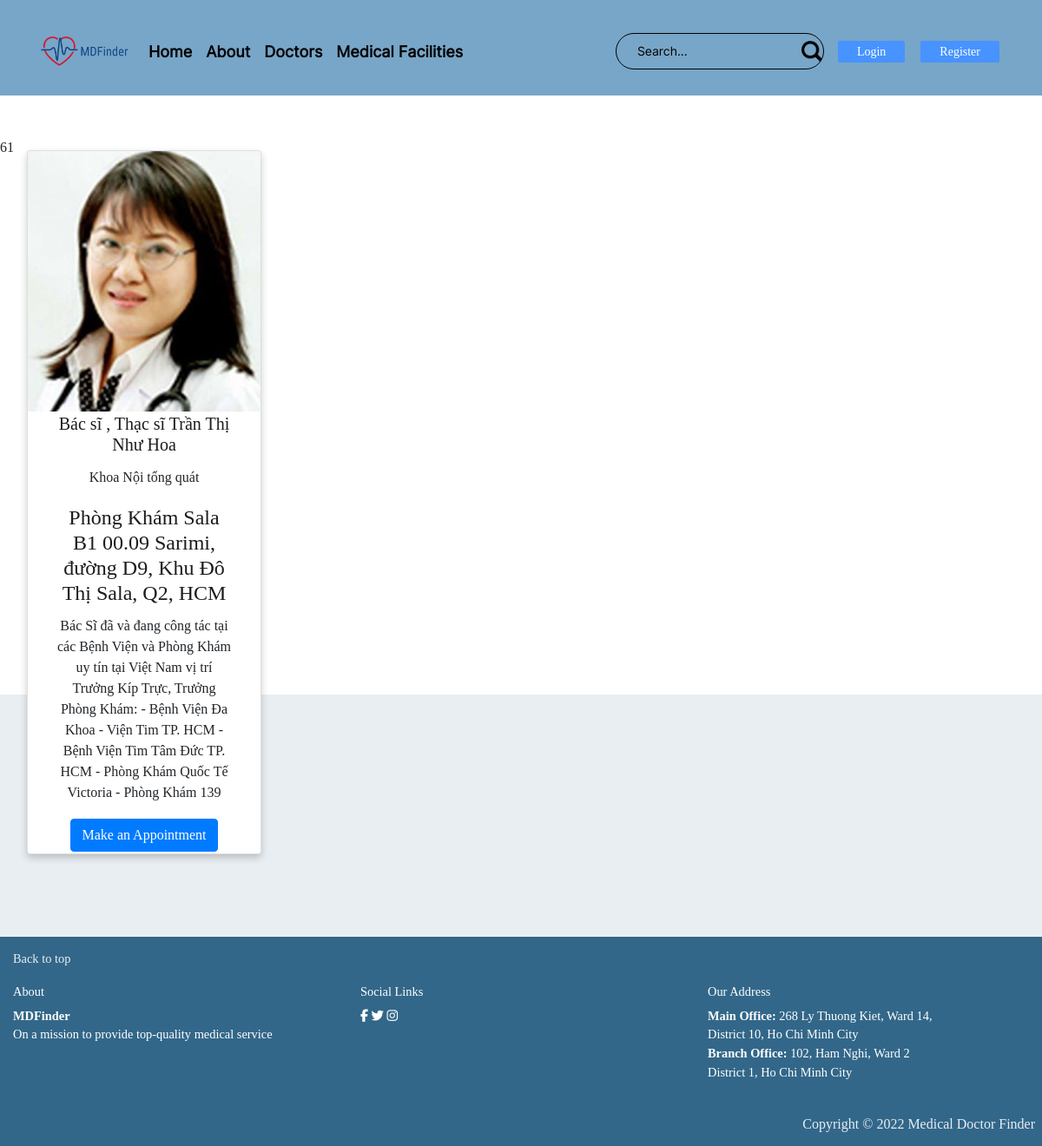
The app's page /index.php?page=doctor-profile&md_id=61 with its own data.
### tables this page shows
CREATE TABLE `doctor` (
  `md_id` int(32) NOT NULL,
  `md_name` varchar(41) DEFAULT NULL,
  `md_dept` varchar(50) DEFAULT NULL,
  `md_clinic` varchar(600) DEFAULT NULL,
  `md_address` varchar(100) DEFAULT NULL,
  `md_photo` varchar(100) DEFAULT NULL,
  `md_desc` varchar(1300) DEFAULT NULL,
  `md_degree` varchar(500) DEFAULT NULL,
  `user_id` int(32) DEFAULT NULL
);

### libs/cards_display.php (the view, shortened to what this page needs)
<?php
function md_profile($md_id, $md_name, $md_dept, $md_photo, $md_clinic, $md_address, $md_desc, $md_degree){
    $element="
    <div class=\"col-md-3 col-sm-6 col-xs-12\">
                        <div class=\"card\">
                            <img src=\"$md_photo\" class=\"card-img\" alt=\"\">
                            <div class=\"card-container\">
                                <h5 class=\"card-title\">$md_name</h5>
                                <p class=\"card-text\">Khoa $md_dept</p>
                                <h4 class=\"card-text\">$md_clinic</h4>
                                <p class=\"card-text\">$md_desc</p>
                                <a href=\"?page=make-appointment&md_id=$md_id\" class=\"btn btn-primary\">Make an Appointment</a>
                            </div>
                        </div>
                    </div>";
    echo $element;
}
?>

### views/doctor-profile.php (shortened to what this page needs)
<?php
require('libs/cards_display.php');
require('libs/database/databaseimplement.php');
$database = new DatabaseClass(db_name:"mdfinder", table_name:"doctor");
?>
<!DOCTYPE html>
<html lang="en">
<head>
    <link rel="stylesheet" href="./assets/css/style.css">
    <link rel="stylesheet" href="./assets/css/login.css">
    <link rel="stylesheet" href="./assets/css/register.css">
    <link rel="stylesheet" href="./assets/css/main.css">
    <link rel="stylesheet" href="./assets/css/utilities.css">
    <link rel="stylesheet" href="./assets/css/utils.css">
    <link rel="stylesheet" href="https://maxcdn.bootstrapcdn.com/bootstrap/4.5.2/css/bootstrap.min.css">
</head>
<body>
<?php include 'components/header.php'; ?>
<div class="container-fluid">
    <div class="row text-center py-5">
        <?php
            $md_id = $_GET['md_id'];
            $result = $database->displayDoctor($md_id);
            while ($row = mysqli_fetch_assoc($result)){
                md_profile( $row['md_id'],
                            $row['md_name'],
                            $row['md_dept'],
                            $row['md_photo'],
                            $row['md_clinic'],
                            $row['md_address'],
                            $row['md_desc'],
                            $row['md_degree']
                        );
            }
        ?>
    </div>
</div>
<?php include 'components/footer.php'; ?>
</body>
</html>

### assets/css/style.css (style rules this page uses)
* { box-sizing: border-box; padding: 0; margin: 0; line-height: 1.5; font-family: "Lucida Sans", "Roboto", "Helvetica", sans-serif; }
:root { --bg-color: #ffffff; --heading-color: #1B1C1E; --text-color: #2B2B2B; }
html { height: 100%; background-color: var(--color-3); }
body { background-color: var(--color-3); color: var(--text-color); height: 100vh; display: flex; flex-direction: column; }
h1, h2, h3, h4, h5, h6 { color: var(--heading-color); }
div { display: block; }
.row::after { content: ""; clear: both; display: block; }
[class*="col-"] { float: left; padding: 15px; }
.card { box-shadow: 0 4px 8px 0 rgba(0, 0, 0, 0.2); transition: 0.3s; width: 100%; margin: 0 auto; margin-bottom: 2em; border-radius: 5px; background-color: var(--color-2); }
.card-container { padding: 2px 16px; }
.card-img { width: 100%; height: 300px; object-fit: cover; border-radius: 5px 5px 0 0; }
.card-text { padding: 2px 16px; width: 100%; }

### assets/css/login.css (style rules this page uses)
* { margin: 0; padding: 0; box-sizing: border-box; font-family: "Gilroy Medium"; outline: none; }

### assets/css/register.css (style rules this page uses)
* { margin: 0; padding: 0; box-sizing: border-box; font-family: "Gilroy Medium"; outline: none; }

### assets/css/main.css (style rules this page uses)
* { margin: 0; padding: 0; }
:root { --color-black: #2e2e2e; --color-red: #d8112b; --color-blue: #084487; --color-1: #326789; --color-2: #78a6c8; --color-3: #e9eef2; --color-4: #e65c4f; }
a:link { text-decoration: none !important; cursor: pointer; }
::placeholder { color: rgb(1, 1, 1); opacity: 1; }

### assets/css/utilities.css (style rules this page uses)
* { margin: 0; padding: 0; box-sizing: border-box; -webkit-font-smoothing: antialiased; -moz-osx-font-smoothing: grayscale; }
*:before, *:after { box-sizing: border-box; }

### records on screen
doctor: md_photo (picture), md_name "Bác sĩ , Thạc sĩ Trần Thị Như Hoa", md_dept "Nội tổng quát", md_clinic "Phòng Khám Sala B1 00.09 Sarimi, đường D9, Khu Đô Thị Sala, Q2, HCM", md_desc "Bác Sĩ đã và đang công tác tại các Bệnh Viện và Phòng Khám uy tín tại Việt Nam vị trí Trưởng Kíp Trực, Trưởng Phòng Khám: - Bệnh Viện Đa Khoa - Viện Tim TP. HCM - Bệnh Viện Tim Tâm Đức TP. HCM - Phòng Khám Quốc Tế Victoria - Phòng Khám 139"

### other values on screen
$id "61"
